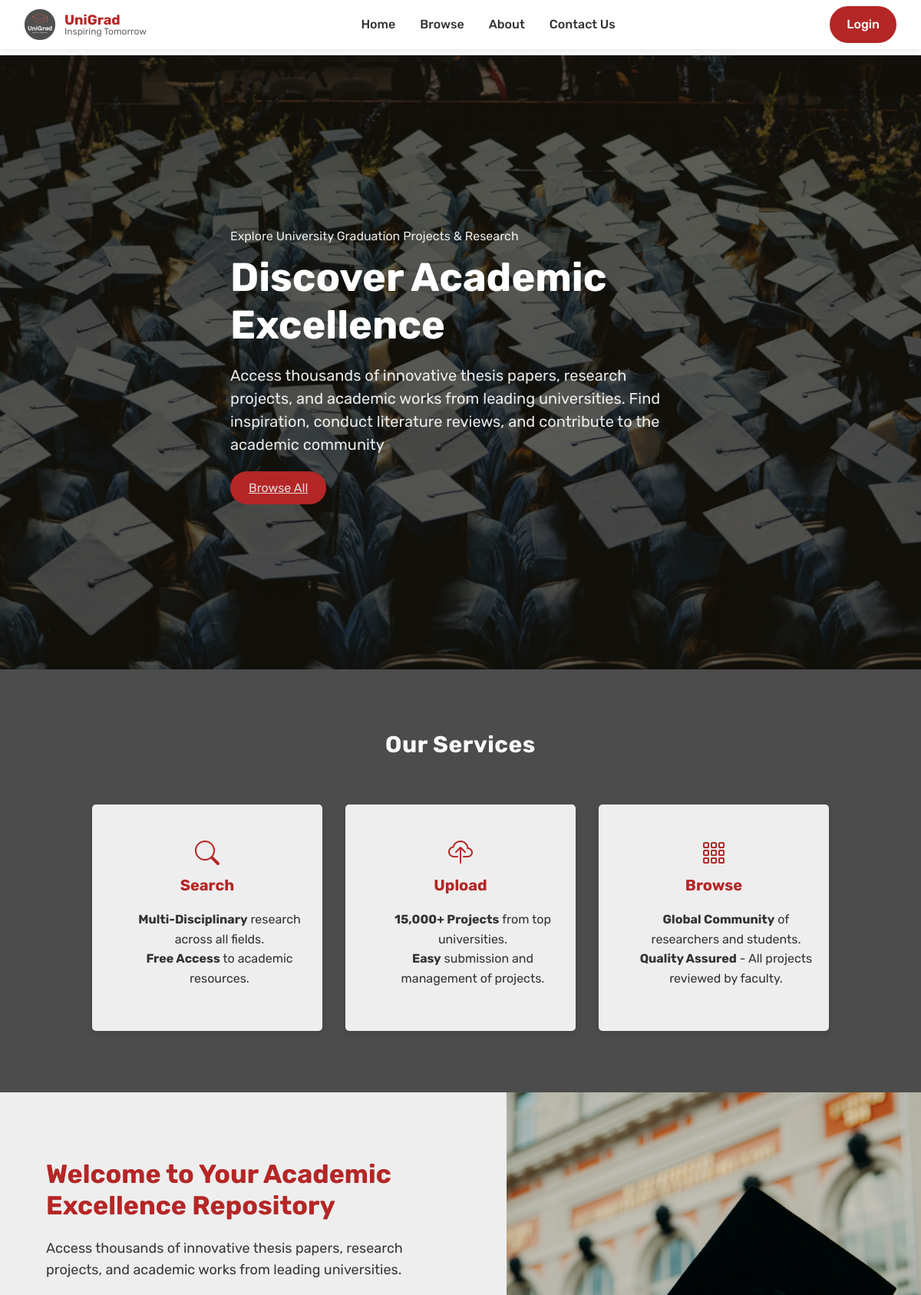
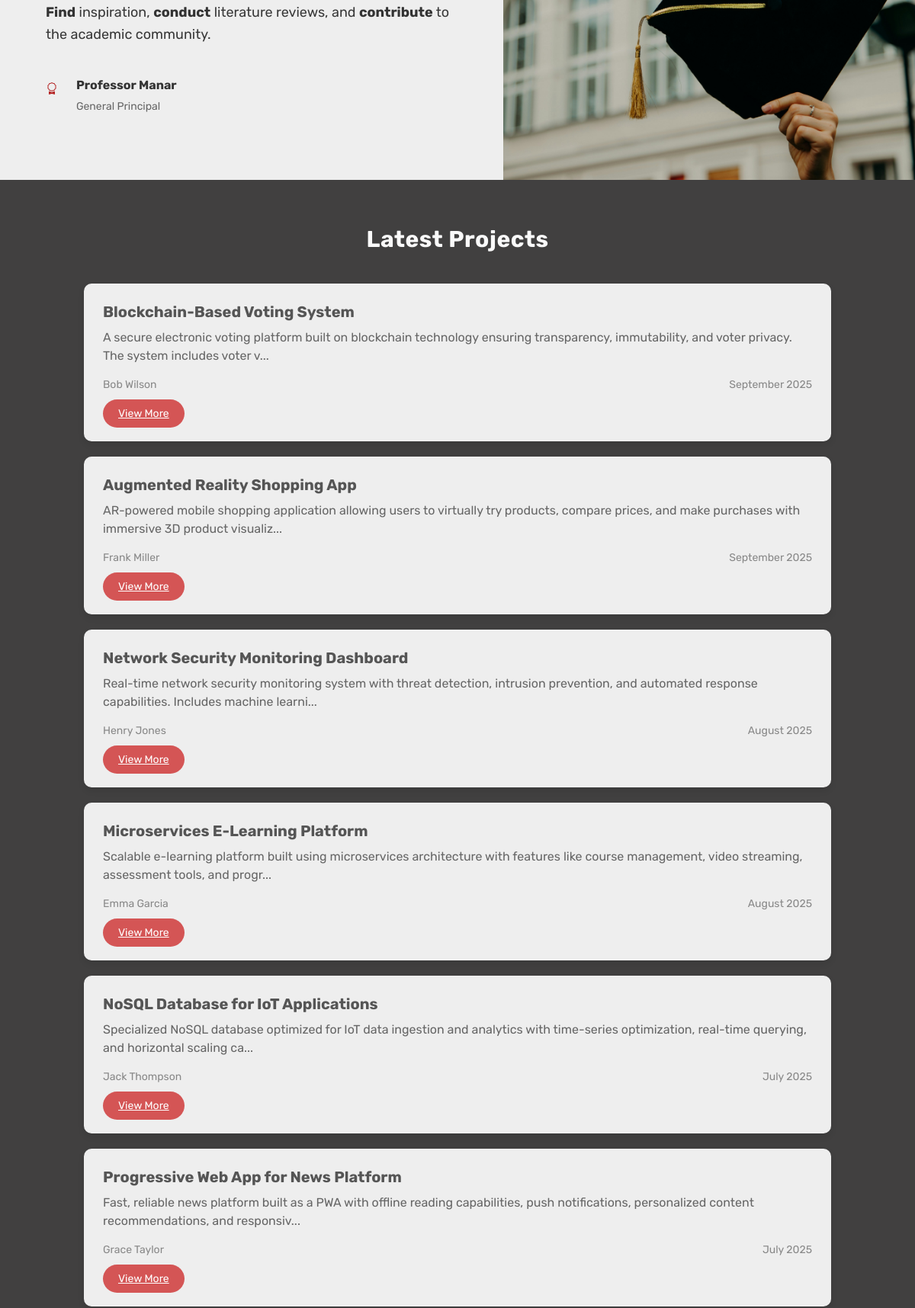
The page / (upper part) on the database its author committed (2 pictures, top to bottom).
### tables this page shows
CREATE TABLE
    projects (
        id INT AUTO_INCREMENT PRIMARY KEY,
        title VARCHAR(255) NOT NULL,
        description TEXT NOT NULL,
        author_name VARCHAR(100) NOT NULL,
        supervisor VARCHAR(100) NOT NULL,
        specialization_id INT NOT NULL,
        user_id INT NOT NULL,
        image_path VARCHAR(255) DEFAULT '/images/default-project.png',
        file_path VARCHAR(255) NOT NULL,
        year YEAR NOT NULL,
        keywords TEXT,
        status ENUM ('pending', 'approved', 'rejected') DEFAULT 'pending',
        created_at TIMESTAMP DEFAULT CURRENT_TIMESTAMP,
        updated_at TIMESTAMP DEFAULT CURRENT_TIMESTAMP ON UPDATE CURRENT_TIMESTAMP,
        INDEX idx_specialization (specialization_id),
        INDEX idx_user (user_id),
        INDEX idx_status (status),
        INDEX idx_year (year),
        FULLTEXT idx_search (title, description, keywords, author_name),
        FOREIGN KEY (specialization_id) REFERENCES specializations (id) ON DELETE CASCADE,
        FOREIGN KEY (user_id) REFERENCES users (id) ON DELETE CASCADE
    );

### core/View.php (called while the page is built, shortened)
<?php
class View
{
    private string $viewsPath;
    private string $layoutsPath;
    public function __construct()
    {
        $this->viewsPath = __DIR__ . '/../views/';
        $this->layoutsPath = $this->viewsPath . 'layouts/';
    }
    public function render(string $view, array $data = []): void
    {
        $viewName = $view;
        extract($data);
        $viewFile = $this->viewsPath . str_replace('.', '/', $viewName) . '.php';
        include $viewFile;
        include $this->layoutsPath . 'main.php';
    }
    public function escape(string $string): string
    {
        return htmlspecialchars($string, ENT_QUOTES, 'UTF-8');
    }
}

### core/Controller.php (called while the page is built, shortened)
<?php
abstract class Controller
{
    protected View $view;
    protected Session $session;
    public function __construct()
    {
        global $app;
        $this->view = new View();
        $this->session = $app->getSession();
    }
    protected function render(string $viewName, array $data = []): void
    {
        $data['user'] = $this->getCurrentUser();
        $data['errors'] = $this->session->getFlash('errors') ?? [];
        $data['success'] = $this->session->getFlash('success') ?? '';
        $data['view'] = $this->view;
        $this->view->render($viewName, $data);
    }
    protected function getCurrentUser(): ?array
    {
        $userId = $this->session->get('user_id');
        if (!$userId) {
            return null;
        }
        $userModel = new User();
        return $userModel->findById($userId);
    }
}

### controllers/HomeController.php (called while the page is built, shortened)
<?php
require_once __DIR__ . '/../core/Controller.php';
class HomeController extends Controller
{
    public function index(): void
    {
        $projectModel = new Project();
        $specializationModel = new Specialization();
        $recentProjects = $projectModel->getRecent(6);
        $specializations = $specializationModel->findAll();
        $this->render('home/index', [
            'title' => 'Welcome to Digital Library',
            'recentProjects' => $recentProjects,
            'specializations' => $specializations
        ]);
    }
}

### core/Application.php (called while the page is built, shortened)
<?php
class Application
{
    private Router $router;
    private Database $database;
    private array $config;
    private function loadConfig(): void
    {
        $this->config = [
            'app' => require_once __DIR__ . '/../config/app.php',
            'database' => require_once __DIR__ . '/../config/database.php',
            'routes' => require_once __DIR__ . '/../config/routes.php',
        ];
    }
    private function initializeCore(): void
    {
        $this->database = new Database($this->config['database']);
        $this->session = new Session();
        $this->router = new Router($this->config['routes']);
    }
    public function run(): void
    {
        try {
            $this->router->dispatch($_SERVER['REQUEST_URI'], $_SERVER['REQUEST_METHOD']);
        } catch (Exception $e) {
            $this->handleError($e);
        }
    }
    public function getDatabase(): Database
    {
        return $this->database;
    }
}

### public/index.php (called while the page is built, shortened)
<?php
require_once BASE_PATH . '/core/Application.php';
require_once BASE_PATH . '/core/Controller.php';
require_once BASE_PATH . '/core/Model.php';
require_once BASE_PATH . '/core/View.php';
require_once BASE_PATH . '/core/Router.php';
require_once BASE_PATH . '/core/Database.php';
require_once BASE_PATH . '/models/Project.php';
try {
    $app = new Application();
    $app->run();
} catch (Exception $e) {
    error_log($e->getMessage());
    http_response_code(500);
    echo "Something went wrong. Please try again later.";
}

### config/app.php (called while the page is built)
<?php
return [
    'name' => 'University Digital Library',
    'url' => $_ENV['APP_URL'] ?? 'http://localhost',
    'timezone' => 'UTC',
    'upload_path' => 'public/uploads/',
    'allowed_file_types' => ['pdf', 'doc', 'docx', 'png', 'jpg', 'jpeg'],
    'max_file_size' => 10485760,
    'items_per_page' => 12,
    'session_lifetime' => 7200,
];

### config/database.php (called while the page is built)
<?php
return [
    'host' => $_ENV['DB_HOST'] ?? 'localhost',
    'dbname' => $_ENV['DB_NAME'] ?? 'digital_library',
    'username' => $_ENV['DB_USER'] ?? 'root',
    'password' => $_ENV['DB_PASS'] ?? '',
    'charset' => 'utf8mb4',
    'options' => [
        PDO::ATTR_ERRMODE => PDO::ERRMODE_EXCEPTION,
        PDO::ATTR_DEFAULT_FETCH_MODE => PDO::FETCH_ASSOC,
        PDO::ATTR_EMULATE_PREPARES => false,
    ]
];

### config/routes.php (called while the page is built)
<?php
return [
    '/' => ['HomeController', 'index'],
    '/home' => ['HomeController', 'index'],
    '/about' => ['HomeController', 'about'],
    '/login' => ['AuthController', 'login'],
    '/register' => ['AuthController', 'register'],
    '/logout' => ['AuthController', 'logout'],
    '/projects' => ['ProjectController', 'listings'],
    '/projects/(\d+)' => ['ProjectController', 'detail'],
    '/projects/upload' => ['ProjectController', 'upload'],
    '/projects/(\d+)/edit' => ['ProjectController', 'edit'],
    '/projects/(\d+)/delete' => ['ProjectController', 'delete'],
    '/projects/dashboard' => ['ProjectController', 'dashboard'],
    '/projects/download/(\d+)' => ['ProjectController', 'download'],
    '/profile' => ['UserController', 'profile'],
    '/profile/edit' => ['UserController', 'editProfile'],
    '/admin/dashboard' => ['DashboardController', 'index'],
    '/admin/users' => ['DashboardController', 'users'],
    '/admin/users/(\d+)/edit' => ['DashboardController', 'editUser'],
    '/admin/users/(\d+)/delete' => ['DashboardController', 'deleteUser'],
    '/admin/specializations' => ['DashboardController', 'specializations'],
    '/admin/specializations/(\d+)/edit' => ['DashboardController', 'editSpecialization'],
    '/admin/specializations/(\d+)/delete' => ['DashboardController', 'deleteSpecialization'],
    '/admin/projects' => ['DashboardController', 'adminProjects'],
    '/admin/projects/(\d+)/edit' => ['DashboardController', 'editProject'],
    '/admin/projects/(\d+)/approve' => ['DashboardController', 'approveProject'],
    '/admin/projects/(\d+)/reject' => ['DashboardController', 'rejectProject'],
    '/admin/projects/(\d+)/delete' => ['DashboardController', 'deleteProject'],
    '/admin/categories' => ['DashboardController', 'categories'],
    '/admin/categories/(\d+)/edit' => ['DashboardController', 'editCategory'],
    '/admin/categories/(\d+)/delete' => ['DashboardController', 'deleteCategory'],
];

### core/Database.php (called while the page is built, shortened)
<?php
class Database
{
    private PDO $connection;
    public function __construct(array $config)
    {
        $dsn = "mysql:host={$config['host']};dbname={$config['dbname']};charset={$config['charset']}";
        $this->connection = new PDO(
            $dsn,
            $config['username'],
            $config['password'],
            $config['options']
        );
    }
    public function query(string $sql, array $params = []): PDOStatement
    {
        $stmt = $this->connection->prepare($sql);
        $stmt->execute($params);
        return $stmt;
    }
}

### core/Model.php (called while the page is built, shortened)
<?php
abstract class Model
{
    public function __construct()
    {
        global $app;
        $this->database = $app->getDatabase();
    }
}

### models/Project.php (called while the page is built, shortened)
<?php
require_once __DIR__ . '/../core/Model.php';
class Project extends Model
{
    protected string $table = 'projects';
    public function getRecent(int $limit = 5): array
    {
        $sql = "
            SELECT p.*, s.name as specialization_name
            FROM {$this->table} p
            LEFT JOIN specializations s ON p.specialization_id = s.id
            WHERE p.status = 'approved'
            ORDER BY p.created_at DESC
            LIMIT {$limit}
        ";
        return $this->database->query($sql)->fetchAll();
    }
}

### views/home/index.php (the view, shortened to what this page needs)
<section class="hero">
    <div class="hero-content">
        <div class="background">
            <p class="hero-subtitle">Explore University Graduation Projects & Research</p>
            <h1 class="hero-title">Discover Academic Excellence</h1>
            <p class="hero-description">
                Access thousands of innovative thesis papers, research projects, and academic
                works from leading universities. Find inspiration, conduct literature reviews, and contribute to the
                academic community
            </p>
            <a href="/projects" class="browse-btn">Browse All</a>
        </div>
    </div>
</section>
<section class="services-container">
    <h2 class="services-title">Our Services</h2>
    <div class="services-cards">
        <div class="service-card">
            <div class="service-icon">
                <i class="bi bi-search"></i>
            </div>
            <h5 class="service-card-title">Search</h5>
            <ul class="service-card-description">
                <li><strong>Multi-Disciplinary</strong> research across all fields.</li>
                <li><strong>Free Access</strong> to academic resources.</li>
            </ul>
        </div>
        <div class="service-card">
            <div class="service-icon">
                <i class="bi bi-cloud-upload"></i>
            </div>
            <h5 class="service-card-title">Upload</h5>
            <ul class="service-card-description">
                <li><strong>15,000+ Projects</strong> from top universities.</li>
                <li><strong>Easy</strong> submission and management of projects.</li>
            </ul>
        </div>
        <div class="service-card">
            <div class="service-icon">
                <i class="bi bi-grid-3x3-gap"></i>
            </div>
            <h5 class="service-card-title">Browse</h5>
            <ul class="service-card-description">
                <li><strong>Global Community</strong> of researchers and students.</li>
                <li><strong>Quality Assured</strong> - All projects reviewed by faculty.</li>
            </ul>
        </div>
    </div>
</section>
<section class="welcome-section" id="about">
    <div class="welcome-content">
        <h1 class="welcome-title">Welcome to Your Academic Excellence Repository</h1>
        <p class="welcome-description">
            Access thousands of innovative thesis papers, research projects, and academic works from leading universities.
        </p>
        <p class="welcome-description">
            <strong>Find</strong> inspiration, <strong>conduct</strong> literature reviews, and <strong>contribute</strong>
            to the academic community.
        </p>
        <div class="profile-section">
            <i class="bi bi-award profile-icon"></i>
            <div class="profile-info">
                <p class="profile-name">Professor Manar</p>
                <p class="profile-title">General Principal</p>
            </div>
        </div>
    </div>
    <div class="welcome-image">
        <img src="/images/welcome-section.jpg" alt="Academic Excellence Repository" class="image">
    </div>
</section>
<section class="latest-projects-section" id="browse">
    <h2 class="section-title">Latest Projects</h2>
    <div class="projects-container">
        <?php if (!empty($recentProjects)): ?>
            <?php foreach ($recentProjects as $project): ?>
                <div class="project-card">
                    <h3 class="project-title"><?php echo $view->escape($project['title']); ?></h3>
                    <p class="project-description">
                        <?php echo $view->escape(substr($project['description'], 0, 150)); ?>...
                    </p>
                    <div class="project-meta">
                        <span class="project-author"><?php echo $view->escape($project['author_name']); ?></span>
                        <span class="project-date"><?php echo date('F Y', strtotime($project['created_at'])); ?></span>
                    </div>
                    <a href="/projects/<?php echo $project['id']; ?>" class="view-more-btn">View More</a>
                </div>
            <?php endforeach; ?>
        <?php endif; ?>
    </div>
</section>

### core/Router.php (shortened to what this page needs)
<?php
class Router
{
    private array $routes;
    public function __construct(array $routes)
    {
        $this->routes = $routes;
    }
    public function dispatch(string $uri, string $method): void
    {
        $uri = parse_url($uri, PHP_URL_PATH);
        $uri = rtrim($uri, '/') ?: '/';
        foreach ($this->routes as $pattern => $handler) {
            if ($this->matchRoute($pattern, $uri)) {
                $this->executeHandler($handler, $uri, $pattern);
                return;
            }
        }
        throw new Exception('Route not found', 404);
    }
    private function matchRoute(string $pattern, string $uri): bool
    {
        $regex = str_replace('/', '\/', $pattern);
        $regex = preg_replace('/\\\\\(([^)]+)\\\\\)/', '($1)', $regex);
        $regex = "/^{$regex}$/";
        return preg_match($regex, $uri);
    }
    private function executeHandler(array $handler, string $uri, string $pattern): void
    {
        [$controllerName, $method] = $handler;
        $params = $this->extractParameters($pattern, $uri);
        $controller = new $controllerName();
        call_user_func_array([$controller, $method], $params);
    }
    private function extractParameters(string $pattern, string $uri): array
    {
        $regex = str_replace('/', '\/', $pattern);
        $regex = preg_replace('/\\\\\(([^)]+)\\\\\)/', '($1)', $regex);
        $regex = "/^{$regex}$/";
        preg_match($regex, $uri, $matches);
        array_shift($matches);
        return $matches;
    }
}

### rows shown on the page
projects: title "Blockchain-Based Voting System", description "A secure electronic voting platform built on blockchain technology ensuring transparency, immutability, and voter privacy. The system includes voter v", author_name "Bob Wilson", created_at "September 2025"
projects: title "Augmented Reality Shopping App", description "AR-powered mobile shopping application allowing users to virtually try products, compare prices, and make purchases with immersive 3D product visualiz", author_name "Frank Miller", created_at "September 2025"
projects: title "Network Security Monitoring Dashboard", description "Real-time network security monitoring system with threat detection, intrusion prevention, and automated response capabilities. Includes machine learni", author_name "Henry Jones", created_at "August 2025"
projects: title "Microservices E-Learning Platform", description "Scalable e-learning platform built using microservices architecture with features like course management, video streaming, assessment tools, and progr", author_name "Emma Garcia", created_at "August 2025"
projects: title "NoSQL Database for IoT Applications", description "Specialized NoSQL database optimized for IoT data ingestion and analytics with time-series optimization, real-time querying, and horizontal scaling ca", author_name "Jack Thompson", created_at "July 2025"
projects: title "Progressive Web App for News Platform", description "Fast, reliable news platform built as a PWA with offline reading capabilities, push notifications, personalized content recommendations, and responsiv", author_name "Grace Taylor", created_at "July 2025"
